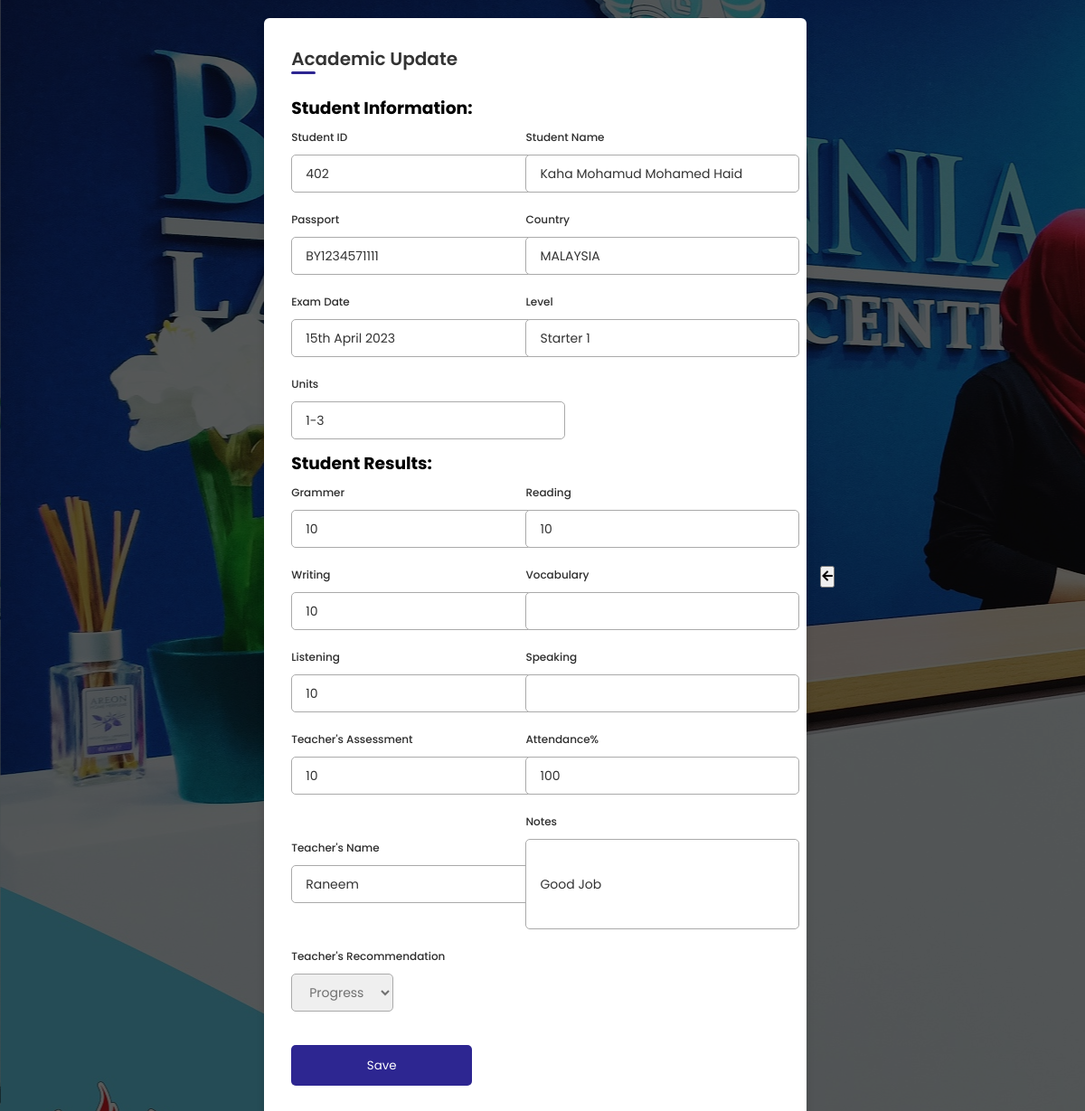
/academicedit1.php?AcademidEdite=655 (signed in), run on the app's committed database.
### tables this page shows
CREATE TABLE `acadimic` (
  `ID` int(100) NOT NULL,
  `studentID` int(11) NOT NULL,
  `studentName` varchar(45) DEFAULT NULL,
  `VocabSpeaking` int(11) DEFAULT NULL,
  `Grammar` int(11) DEFAULT NULL,
  `Reading` int(11) DEFAULT NULL,
  `Writing` int(11) DEFAULT NULL,
  `Listening` int(11) DEFAULT NULL,
  `Tassessment` int(11) DEFAULT NULL,
  `TotalS` int(11) DEFAULT NULL,
  `TotalP` int(11) DEFAULT NULL,
  `Attendance` int(11) DEFAULT NULL,
  `TRecom` varchar(45) DEFAULT NULL,
  `TeacherName` text DEFAULT NULL,
  `Progress` varchar(45) DEFAULT NULL,
  `studentPassportNo` varchar(50) DEFAULT NULL,
  `studentCountry` varchar(50) DEFAULT NULL,
  `sdate` text DEFAULT NULL,
  `Units` varchar(50) DEFAULT NULL,
  `Teacher` varchar(50) NOT NULL,
  `Notes` varchar(1000) NOT NULL,
  `Level` varchar(100) NOT NULL,
  `idAuthintication` int(11) NOT NULL
);

### academicedit1.php (the view, shortened to what this page needs)
<?php
$host="localhost";
$user="root";
$password="";
$db="management_system";
$connection=mysqli_connect($host,$user,$password,$db);
?>
<!DOCTYPE html>
<html lang="en">
<head>
    <link rel="stylesheet" href="academicEdit.css">
    <link rel="stylesheet" href="https://unicons.iconscout.com/release/v4.0.0/css/line.css">
    <link rel="stylesheet" href="https://cdnjs.cloudflare.com/ajax/libs/font-awesome/5.15.3/css/all.min.css">
</head>
<body>
<div class="overlay">
<div class="container">
        <header>Academic Update</header>
        <form action="#" method="POST">
<?php
if ($_GET['AcademidEdite']){
    $AcademicID=$_GET['AcademidEdite'];
  $select="select * from acadimic where ID='".$AcademicID."'";
  $result=mysqli_query($connection,$select);
  $info=$result->fetch_assoc();
}
?>
<br>
<h3>Student Information:</h3>
<div class="form first">
<div class="details personal">
                    <div class="fields">
                    <div class="input-field">
                            <label>Student ID</label>
                        <div>
                            <input type="text"required name="ID11" value="<?php echo"{$info['studentID']}";?>"></div>
                        </div>
                    <div class="input-field">
                        <div><label>Student Name</label>
                        <input type="text"required name="StudentName11" value="<?php echo"{$info['studentName']}";?>">
                    </div>
                </div>
                        <div class="input-field">
                            <label>Passport</label>
                        <div>
                            <input type="text"required name="Passport11" value="<?php echo"{$info['studentPassportNo']}";?>"></div>
                        </div>
                        <div class="input-field">
                            <label>Country</label>
                        <div>
                            <input type="text"required name="Country11" value="<?php echo"{$info['studentCountry']}";?>"></div>
                        </div>
                        <div class="input-field">
                            <label>Exam Date</label>
                        <div>
                            <input placeholder ="e.g. 15 April 2022" type="text"required name="Date11" value="<?php echo"{$info['sdate']}";?>"></div>
                        </div>
                        <div class="input-field">
                            <label>Level</label>
                        <div>
                            <input type="text"required name="level11" value="<?php echo"{$info['Level']}";?>"></div>
                        </div>
                        <div class="input-field">
                            <label>Units</label>
                        <div>
                            <input type="text"required name="Units11" value="<?php echo"{$info['Units']}";?>" ></div>
                        </div>
                        <br>
                        <h3>Student Results:</h3>
                        <div class="input-field">
                            <label>Grammer</label>
                        <div>
                            <input type="number"required name="Grammer11" value="<?php echo"{$info['Grammar']}";?>"></div>
                       </div>
                        <div class="input-field">
                            <label>Reading</label>
                        <div>
                            <input type="number"required name="Readind11" value="<?php echo"{$info['Reading']}";?>" ></div>
                        </div>
                        <div class="input-field">
                            <label>Writing</label>
                        <div>
                            <input type="number"required name="Writing11" value="<?php echo"{$info['Writing']}";?>" ></div>
                        </div>
                        <div class="input-field">
                            <label>Vocabulary</label>
                        <div>
                            <input type="number"required name="VocabSpeaking11" value="<?php echo"{$info['Vocab']}";?>" ></div>
                        </div>
                        <div class="input-field">
                            <label>Listening</label>
                        <div>
                            <input type="number"required name="Listening11" value="<?php echo"{$info['Listening']}";?>" ></div>
                        </div>
                        <div class="input-field">
                            <label>Speaking</label>
                        <div>
                            <input type="number"required name="Speaking11" value="<?php echo"{$info['Speaking']}";?>" ></div>
                        </div>
                        <div class="input-field">
                            <label>Teacher's Assessment</label>
                        <div>
                            <input type="number"required name="Tassessment11" value="<?php echo"{$info['Tassessment']}";?>" ></div>
                        </div>
                        <div class="input-field">
                            <label>Attendance%</label>
                        <div>
                            <input type="text"required name="Attendane11" value="<?php echo"{$info['Attendance']}";?>" ></div>
                        </div>
                        <div class="input-field">
                            <label>Teacher's Name</label>
                        <div>
                            <input type="text"required name="TeacherName11" value="<?php echo"{$info['Teacher']}";?>" ></div>
                        </div>
                        <div class="input-field">
                            <label>Notes</label>
                                <div>
                        <input type="text" required name="Notes11" value="<?php echo "{$info['Notes']}";?>" style="height: 100px;"></div>
                        </div>
                        <div class="input-field">
                            <label>Teacher's Recommendation</label>
                            <select required name="TRecom11" value="<?php echo"{$info['TRecom']}";?>" >
                        <option <?php if ($info['TRecom'] == 'Progress') echo 'selected'; ?>>Progress</option>
                        </select>
                    </div>
                    </div>
                    <button class="save"  name="Update" value= "Update" type="submit">Save</button>
                    </form>
            </div>
        </div>
        <button class="submit" onclick="location.href='newacademic.php'"> <i class="fas fa-arrow-left"></i> </button>
</body>
</html>

### AcademicEdit.css (style rules this page uses)
* { margin: 0; padding: 0; box-sizing: border-box; font-family: 'Poppins', sans-serif; }
body { min-height: 100vh; display: flex; align-items: center; justify-content: center; background-image: url('brit.jpg'); background-position: 0.5px -250px; }
.container { position: relative; max-width: 600px; width: 100%; border-radius: 6px; padding: 30px; margin: 0 15px; background-color: #fff; box-shadow: 0 5px 10px rgba(0,0,0,0.1); margin-top: 20px; margin-bottom: 20px; }
.container header { position: relative; font-size: 20px; font-weight: 600; color: #333; }
.container header::before { content: ""; position: absolute; left: 0; bottom: -2px; height: 3px; width: 27px; border-radius: 8px; background-color: #2d2691; }
form .fields .input-field { display:inline-block; width: calc(100% / 2 - 15px); flex-direction: column; margin: 4px 0; }
.input-field label { font-size: 12px; font-weight: 500; color: #2e2e2e; }
.input-field input, select { outline: none; font-size: 14px; font-weight: 400; color: #333; border-radius: 5px; border: 1px solid #aaa; padding: 0 15px; height: 42px; margin: 8px 0; }
.input-field select, .input-field input[type="date"] { color: #707070; }
.container form button, .backBtn { display: flex; align-items: center; justify-content: center; height: 45px; max-width: 200px; width: 100%; border: none; outline: none; color: #fff; border-radius: 5px; margin: 25px 0; background-color: #2d2691; transition: all 0.3s linear; cursor: pointer; }
.overlay { width: 100%; height: 100%; background-color: rgba(0, 0, 0, 0.644); display: flex; justify-content: center; align-items: center; }

### data on the page
acadimic: ID11 "402", StudentName11 "Kaha Mohamud Mohamed Haid", Passport11 "BY1234571111", Country11 "MALAYSIA", Date11 "15th April 2023", level11 "Starter 1", Units11 "1-3", Grammer11 "10", Readind11 "10", Writing11 "10", Listening11 "10", Tassessment11 "10", Attendane11 "100", TeacherName11 "Raneem", Notes11 "Good Job", TRecom11 "Progress"
